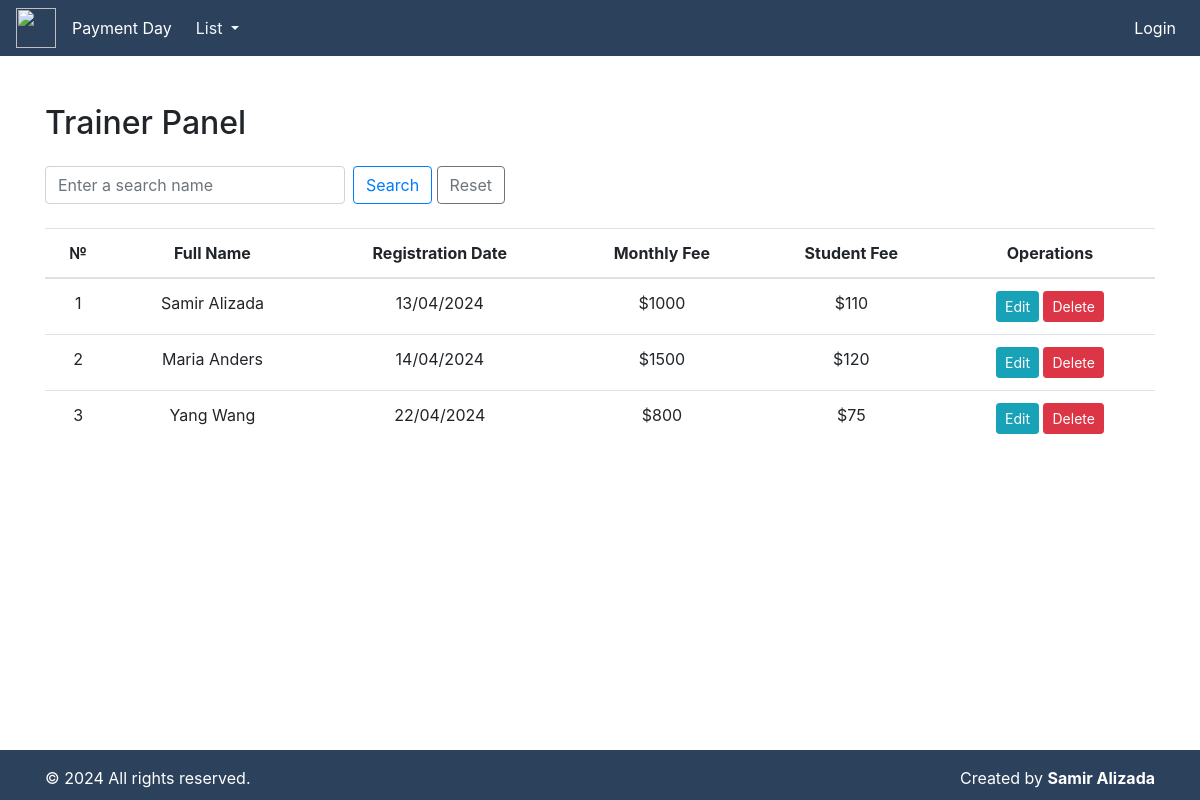
/trainer-panel/, run on the app's committed database.
### fitness/models.py (models this page shows, shortened)
class Trainer(models.Model):
    full_name = models.CharField(max_length=100)
    registration_date = models.DateField(default=timezone.now)
    monthly_fee = models.IntegerField()
    student_fee = models.IntegerField()

### fitness/views.py (the view)
# urls.py: path('trainer-panel/', trainer_panel, name='trainer_panel'),
def trainer_panel(request):
    trainers = Trainer.objects.all()
    query = request.GET.get('q')
    if query:
        trainers = trainers.filter(full_name__icontains=query)
    return render(request, 'trainer/trainer_panel.html', {'trainers': trainers})

### templates/trainer/trainer_panel.html (shortened to what this page needs)
{% include "index.html" %}
{% block content %}
<div class="container mt-5">
    <h2 class="mb-4">Trainer Panel</h2>
    <form method="GET" class="mb-3">
        <div class="form-inline mb-4">
            <input type="text" name="q" class="form-control mr-sm-2" style="width: 300px;" placeholder="Enter a search name">
            <button class="btn btn-outline-primary my-2 my-sm-0" type="submit">Search</button>
            <a href="{% url 'trainer_panel' %}">
                <button class="btn btn-outline-secondary my-2 my-sm-0" type="button">
                    Reset
                </button>
            </a>
        </div>
    </form>
    {% if trainers %}
    <table class="table text-center">
        <thead>
            <tr>
                <th scope="col">№</th>
                <th scope="col">Full Name</th>
                <th scope="col">Registration Date</th>
                <th scope="col">Monthly Fee</th>
                <th scope="col">Student Fee</th>
                <th scope="col">Operations</th>
            </tr>
        </thead>
        <tbody>
            {% for trainer in trainers %}
            <tr>
                <td>{{ forloop.counter }}</td>
                <td>{{ trainer.full_name }}</td>
                <td>{{ trainer.registration_date|date:"d/m/Y" }}</td>
                <td>${{ trainer.monthly_fee }}</td>
                <td>${{ trainer.student_fee }}</td>
                <td>
                    <a href="{% url 'update_trainer' trainer.pk %}" class="btn btn-sm btn-info">Edit</a>
                    <a href="{% url 'delete_trainer' trainer.pk %}" class="btn btn-sm btn-danger" onclick="return confirm('Are you sure you want to delete this trainer?')">Delete</a>
                </td>
            </tr>
            {% endfor %}
        </tbody>
    </table>
    {% else %}
        <p>No trainers were found matching your search.</p>
    {% endif %}
</div>
{% endblock content %}

### data on the page
Trainer: full_name "Samir Alizada", registration_date "13/04/2024", monthly_fee "1000", student_fee "110"
Trainer: full_name "Maria Anders", registration_date "14/04/2024", monthly_fee "1500", student_fee "120"
Trainer: full_name "Yang Wang", registration_date "22/04/2024", monthly_fee "800", student_fee "75"
